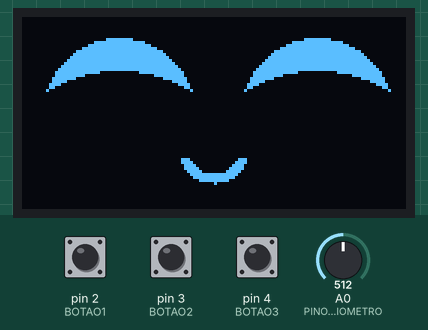
Recording of a sketch running on a simulated Arduino Uno, built with avr-gcc and run on an emulated ATmega328P. On the bench: 128×64 one-colour display. Inputs (shaded band) come from the test bench; at power-on: pin 4 (BOTAO3) HIGH, A0 (PINO_POTENCIOMETRO) = 512, pin 2 (BOTAO1) HIGH, pin 3 (BOTAO2) HIGH. Random numbers use the default seed unless the sketch sets one.

Above: at 2.7 s.
2.8 s: pin 4 (BOTAO3) pulled LOW for 1 s
At 4.8 s:
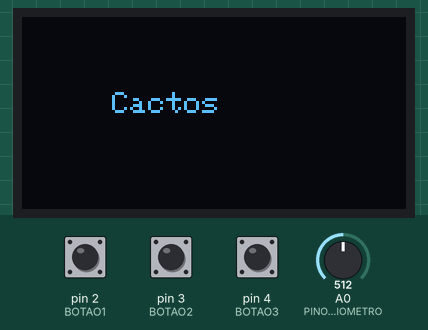
5.3 s: A0 (PINO_POTENCIOMETRO) set to 107
At 8.2 s:
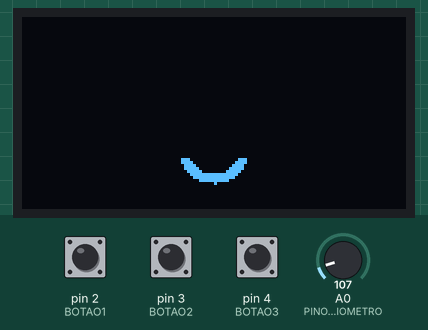
8.3 s: A0 (PINO_POTENCIOMETRO) set to 92
10.4 s: pin 2 (BOTAO1) pulled LOW for 0.15 s
At 11.2 s:
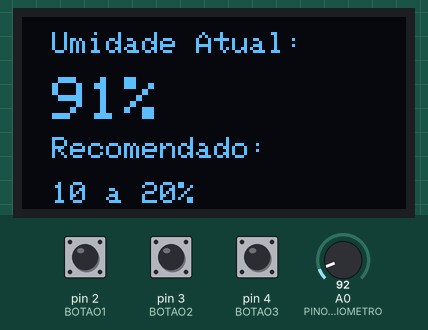
13.5 s: pin 3 (BOTAO2) pulled LOW for 0.15 s
At 14.7 s:
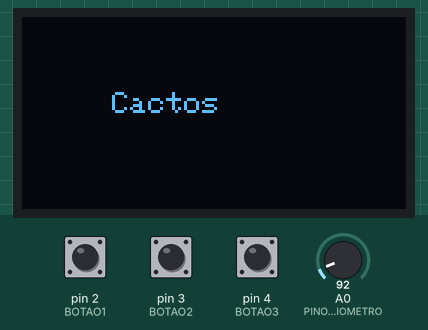
16.6 s: pin 2 (BOTAO1) pulled LOW for 3.2 s
At 31.87 s:
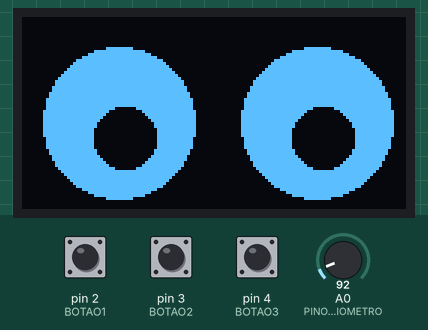
Timing chart, 0 to 33.4 s (numbered marks = the images above; inputs shaded):
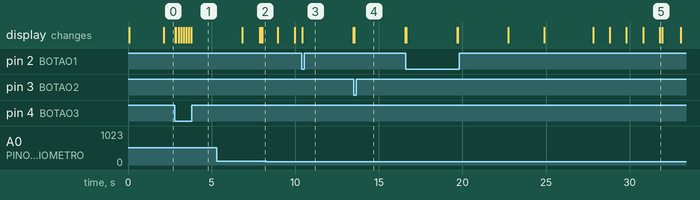

The sketch:

CodeFinal-II.ino
```cpp
/*   (PET SEMETARY - RAMONES)
Código em desenvolvimento....
  ___________________________________________
 |             MAV II - DIP II               |
 |                 iNovaX                    |
 |André_Monção - Julio_Oscar - Rafael_Xavier |
 |___________________________________________|

Incluir Bibliotecas. Adafruit é a do OLED*/
#include <Wire.h>
#include <Adafruit_GFX.h>
#include <Adafruit_SSD1306.h>
#include "AnimacaoOlhos.h"  // Incluindo a biblioteca de animação dos olhos

// Definindo o pino do display OLED
#define SCREEN_WIDTH 128
#define SCREEN_HEIGHT 64
#define OLED_RESET -1
#define OLED_ADDR 0x3C
// Endereço I2C do display OLED SSD1306

/* Definindo os modos de planta. Escolhi em base de quantidade de umidade,
sendo cacto baixo, suculentas medias, e sambaias altas. A escolha são apenas
para exemplos, não uso real sendo possivel alterações futuramente. */

#define SUCULENTA 0
#define CACTOS 1
#define SAMAMBAIA 2

// Definindo o pino para o sensor de umidade
const int PINO_POTENCIOMETRO = A0; // Simulador não tem o sensor HW-080
int umidade;
int umidadeMinima = 40; // Umidade mínima ideal (valor inicial para suculentas)
int umidadeMaxima = 60; // Umidade máxima ideal (valor inicial para suculentas)

Adafruit_SSD1306 display(SCREEN_WIDTH, SCREEN_HEIGHT, &Wire, OLED_RESET);
AnimacaoOlhos animacao(display);  // Instanciando o objeto de animação dos olhos

// Variáveis para botões
const int BOTAO1 = 2;
const int BOTAO2 = 3;
const int BOTAO3 = 4;
int modoAtual = SUCULENTA; // 0: suculenta, 1: cactos, 2: samambaia
bool selecionandoModo = false;
unsigned long tempoTela = 0;

// Variáveis para controle de tempo não bloqueante
unsigned long tempoAnterior = 0;
const unsigned long intervaloAnimacao = 500; // Intervalo para animação (500ms)

void setup() {
  if (!display.begin(SSD1306_SWITCHCAPVCC, 0x3C)) {
    while (true); // Loop infinito caso o display falhe
  }

  // Usei 3 botões pois tive dificuldade com 2 botões, na hora de trocar o modo ele bugava.
  pinMode(BOTAO1, INPUT_PULLUP); // Mostra a % do sensor
  pinMode(BOTAO2, INPUT_PULLUP); // Mostra o Modo Atual
  pinMode(BOTAO3, INPUT_PULLUP); // Troca o Modo da planta.

  // Inicializando os olhos
  display.clearDisplay(); // Limpa o display
  display.setTextSize(1); // Reduzindo o tamanho da fonte
  display.setTextColor(WHITE); // White aqui significa que o LED vai acender
  display.display(); // Exibe o display
  animacao.expressaoBase(); // Exibe a expressão base
  atualizarFaixaUmidade(); // Inicializa as faixas de umidade de acordo com modo atual
}

///////////////////////////////VOID LOOP///////////////////////////////////////////////

void loop() {
  // Escolhi usar millis para que os botões sejam instantâneos e não tenham que esperar o fim do delay
  static unsigned long tempoAnterior = 0; // Armazena o tempo da última execução
  static int etapa = 0; // Controla a etapa atual da animação
  static int angulos[3]; // Armazena os ângulos das pupilas
  static int indiceAngulo = 0; // Controla o índice do ângulo atual

  unsigned long tempoAtual = millis(); // Tempo atual

  // Ler a umidade do solo
  int leitura = analogRead(PINO_POTENCIOMETRO);
  umidade = map(leitura, 0, 1023, 0, 100);

  // Verificar interações com os botões
  if (digitalRead(BOTAO1) == LOW) {
    exibirFaixaUmidade();
    resetarTempoTela();
    aguardarEntrada();
  }

  if (digitalRead(BOTAO2) == LOW) {
    exibirModoAtual();
    resetarTempoTela();
    aguardarEntrada();
  }

  if (digitalRead(BOTAO3) == LOW) {
    selecionarModo();
  }

  // Lógica das animações e expressões
  // Muito MasterMind usar uma switch case para executar as animações, eu estava com muita dificuldade nessa parte, vlw Otavio...

  switch (etapa) {
    case 0: // Exibir a expressão base
      display.clearDisplay();
      animacao.expressaoBase();
      if (tempoAtual - tempoAnterior >= 2000) { // Espera 2 segundos
        tempoAnterior = tempoAtual;
        etapa = 1; // Passa para a próxima etapa
      }
      break;

    case 1: // Exibir a expressão com base na umidade
      definirExpressao(); // Chama a função que define a expressão com base na umidade
      if (tempoAtual - tempoAnterior >= 2000) { // Espera 2 segundos
        tempoAnterior = tempoAtual;
        etapa = 2; // Passa para a próxima etapa
      }
      break;

    case 2: // Gerar ângulos aleatórios para as pupilas
      for (int i = 0; i < 3; i++) {
        angulos[i] = random(0, 360);
      }
      etapa = 3; // Passa para a próxima etapa
      break;

    case 3: // Mover as pupilas para os ângulos gerados
      if (indiceAngulo < 5) {
        if (tempoAtual - tempoAnterior >= 1000) { // Espera 1000ms para cada movimento
          tempoAnterior = tempoAtual;
          animacao.MoverPupilasParaAngulo(angulos[indiceAngulo]);
          indiceAngulo++;
        }
      } else {
        indiceAngulo = 0; // Reinicia o índice dos ângulos
        etapa = 4; // Passa para a próxima etapa
      }
      break;

    case 4: // Piscar os olhos
      animacao.piscar();
      if (tempoAtual - tempoAnterior >= 1000) { // Espera 1000ms após piscar
        tempoAnterior = tempoAtual;
        etapa = 0; // Volta para a primeira etapa (expressão base)
      }
      break;
  }
}

/* Em resumo o Switch e Case são usados para dividir a animação em etapas. Cada case representa uma etapa da animação
(expressão base, expressão com base da umidade, piscar, etc...)
 O tempo de Cada etapa é controlado pelo "millis" o que garante que o programa não fique bloqueado como seria com "delay".
Após a última etapa o ciclo reinicia, criando uma animação contínua :D
 Eu tentei usar Interrupt e Flags para os botões mas travava as animações.*/

///////////////////////////////////FIM VOID LOOP//////////////////////////////////////

// Função para atualizar a faixa de umidade conforme modoAtual
void atualizarFaixaUmidade() {
  if (modoAtual == SUCULENTA) {
    umidadeMinima = 40;
    umidadeMaxima = 60;
  } else if (modoAtual == CACTOS) {
    umidadeMinima = 10;
    umidadeMaxima = 20;
  } else if (modoAtual == SAMAMBAIA) {
    umidadeMinima = 40;
    umidadeMaxima = 70;
  }
}

// Função para definir a expressão com base na umidade
void definirExpressao() {
  if (umidade < umidadeMinima) {
    animacao.expressaoTriste(); // Exibe expressão triste se a umidade estiver baixa
  } else if (umidade >= umidadeMinima && umidade <= umidadeMaxima) {
    animacao.expressaoFeliz(); // Exibe expressão feliz se a umidade estiver ideal
  } else {
    animacao.expressaoCansado(); // Exibe expressão cansada se a umidade estiver alta
  }
  display.display(); // Atualiza o display com a expressão
}

//////////////////////////VOIDS BOTOES///////////////////////////////////////////////////

void exibirFaixaUmidade() {
  int leitura = analogRead(PINO_POTENCIOMETRO);
  int porcentagem = map(leitura, 1023, 0, 0, 100);

  display.clearDisplay();
  display.setTextSize(1);
  display.setCursor(10, 5);
  display.print("Umidade Atual: ");
  display.setCursor(10, 20);
  display.setTextSize(2);
  display.print(porcentagem);
  display.print("%");

  display.setTextSize(1);
  display.setCursor(10, 40);
  display.print("Recomendado: ");
  display.setCursor(10, 55);

  if (modoAtual == SUCULENTA) {
    display.print("40 a 60%"); // Faixa recomendada para suculentas
  } else if (modoAtual == CACTOS) {
    display.print("10 a 20%"); // Faixa recomendada para cactos
  } else {
    display.print("40 a 70%"); // Faixa recomendada para samambaias
  }
  display.display();
}

void exibirModoAtual() {
  display.clearDisplay();
  display.setCursor(30, 25);
  if (modoAtual == SUCULENTA) {
    display.print("Suculenta");
  } else if (modoAtual == CACTOS) {
    display.print("Cactos");
  } else {
    display.print("Samambaia");
  }
  display.display();
}

void selecionarModo() {
  selecionandoModo = true;
  resetarTempoTela(); // Para não ficar travado na tela esperando uma ação
  while (millis() - tempoTela < 3000) {
    display.clearDisplay();
    display.setCursor(30, 25);
    if (modoAtual == SUCULENTA) {
      display.print("Suculenta");
    } else if (modoAtual == CACTOS) {
      display.print("Cactos");
    } else {
      display.print("Samambaia");
    }
    display.display();

    if (digitalRead(BOTAO3) == LOW) {
      alternarModo();
      resetarTempoTela(); // Antes dessa opção ele estava somando o tempo ao apertar os botões.
      delay(50);
      display.clearDisplay();
      delay(50);
    }
    if (digitalRead(BOTAO2) == LOW) {
      confirmarModo();
      return;
    }
  }
  confirmarModo();
}

void alternarModo() {
  if (modoAtual == SUCULENTA) {
    modoAtual = CACTOS;
  } else if (modoAtual == CACTOS) {
    modoAtual = SAMAMBAIA;
  } else {
    modoAtual = SUCULENTA;
  }
  atualizarFaixaUmidade();
  exibirModoAtual();
}

void confirmarModo() {
  display.clearDisplay();
  display.setCursor(40, 25);
  display.print("OK");
  display.display();
  delay(1000);
  animacao.expressaoBase();
}

void resetarTempoTela() {
  tempoTela = millis();
}

/* A função abaixo aguarda 5 segundos por uma interação do usuário. Se o BOTAO2 for pressionado, exibe o
modo atual e aguarda outra interação por 5 segundos. Se o BOTAO1 ou BOTAO3 for pressionado durante esse tempo,
executa ações específicas e encerra a função. E se nenhum botão for pressionado, volta para a tela inicial após 5 segundos.
Ela é necessária para voltar a tela inicial */
void aguardarEntrada() {
  while (millis() - tempoTela < 3000) {
    if (digitalRead(BOTAO2) == LOW) {
      exibirModoAtual();
      resetarTempoTela();
      while (millis() - tempoTela < 3000) {
        if (digitalRead(BOTAO1) == LOW) {
          animacao.expressaoBase();
          return;
        }
        if (digitalRead(BOTAO3) == LOW) {
          selecionarModo();
          return;
        }
      }
      animacao.expressaoBase();
      return;
    }
  }
  animacao.expressaoBase();
}

// Este código ainda está sujeito a alterações!!! Irei deixar os artigos de referências em outra pasta para consultas.
```

AnimacaoOlhos.cpp
```cpp
#include "AnimacaoOlhos.h"

AnimacaoOlhos::AnimacaoOlhos(Adafruit_SSD1306 &display) : _display(display) {
    CentroOlhoX1 = _display.width() / 1.3;
    CentroOlhoY1 = _display.height() / 2;
    CentroOlhoX2 = _display.width() / 4;
    CentroOlhoY2 = _display.height() / 2;

    PupilaX1 = CentroOlhoX1;
    PupilaY1 = CentroOlhoY1;
    PupilaX2 = CentroOlhoX2;
    PupilaY2 = CentroOlhoY2;
}

void AnimacaoOlhos::desenharOlhos() {
    _display.clearDisplay();
    _display.fillCircle(CentroOlhoX1, CentroOlhoY1, RaioOcular, WHITE);
    _display.fillCircle(CentroOlhoX2, CentroOlhoY2, RaioOcular, WHITE);
    _display.fillCircle(PupilaX1, PupilaY1, TamanhoPupila, BLACK);
    _display.fillCircle(PupilaX2, PupilaY2, TamanhoPupila, BLACK);
    _display.display();
}

void AnimacaoOlhos::MoverPupilasParaAngulo(int angulo) {
    int distancia = random(0, RaioOcular - TamanhoPupila);

    int novaPupilaX1 = CentroOlhoX1 + distancia * cos(radians(angulo));
    int novaPupilaY1 = CentroOlhoY1 + distancia * sin(radians(angulo));
    int novaPupilaX2 = CentroOlhoX2 + distancia * cos(radians(angulo));
    int novaPupilaY2 = CentroOlhoY2 + distancia * sin(radians(angulo));

    int deslocamentoX1 = (novaPupilaX1 - PupilaX1) / 3;
    int deslocamentoY1 = (novaPupilaY1 - PupilaY1) / 3;
    int deslocamentoX2 = (novaPupilaX2 - PupilaX2) / 3;
    int deslocamentoY2 = (novaPupilaY2 - PupilaY2) / 3;

    CentroOlhoX1 += deslocamentoX1;
    CentroOlhoY1 += deslocamentoY1;
    CentroOlhoX2 += deslocamentoX2;
    CentroOlhoY2 += deslocamentoY2;

    PupilaX1 = novaPupilaX1;
    PupilaY1 = novaPupilaY1;
    PupilaX2 = novaPupilaX2;
    PupilaY2 = novaPupilaY2;

    RestringirPosicaoPupila(CentroOlhoX1, CentroOlhoY1, PupilaX1, PupilaY1);
    RestringirPosicaoPupila(CentroOlhoX2, CentroOlhoY2, PupilaX2, PupilaY2);

    _display.clearDisplay();
    _display.fillCircle(CentroOlhoX1, CentroOlhoY1, RaioOcular, WHITE);
    _display.fillCircle(CentroOlhoX2, CentroOlhoY2, RaioOcular, WHITE);
    _display.fillCircle(PupilaX1, PupilaY1, TamanhoPupila, BLACK);
    _display.fillCircle(PupilaX2, PupilaY2, TamanhoPupila, BLACK);
    _display.display();
}

void AnimacaoOlhos::RestringirPosicaoPupila(int CentroOlhoX, int CentroOlhoY, int &PupilaX, int &PupilaY) {
    if (PupilaX < CentroOlhoX - RaioOcular + TamanhoPupila) PupilaX = CentroOlhoX - RaioOcular + TamanhoPupila;
    if (PupilaX > CentroOlhoX + RaioOcular - TamanhoPupila) PupilaX = CentroOlhoX + RaioOcular - TamanhoPupila;
    if (PupilaY < CentroOlhoY - RaioOcular + TamanhoPupila) PupilaY = CentroOlhoY - RaioOcular + TamanhoPupila;
    if (PupilaY > CentroOlhoY + RaioOcular - TamanhoPupila) PupilaY = CentroOlhoY + RaioOcular - TamanhoPupila;
}

void AnimacaoOlhos::piscar() {
    for (int i = 1; i <= 32; i++) {
        if (i >= 16 && i <= 48) continue;
        _display.drawLine(0, i - 1, _display.width() - 1, i - 1, BLACK);
        _display.drawLine(0, _display.height() - i, _display.width() - 1, _display.height() - i, BLACK);
    }
    _display.display();
    delay(5);

    for (int i = 1; i <= 32; i++) {
        if (i >= 25 && i <= 39) continue;
        _display.drawLine(0, i - 1, _display.width() - 1, i - 1, BLACK);
        _display.drawLine(0, _display.height() - i, _display.width() - 1, _display.height() - i, BLACK);
    }
    _display.display();
    delay(5);

    for (int i = 1; i <= 32; i++) {
        if (i >= 32 && i <= 32) continue;
        _display.drawLine(0, i - 1, _display.width() - 1, i - 1, BLACK);
        _display.drawLine(0, _display.height() - i, _display.width() - 1, _display.height() - i, BLACK);
    }
    _display.display();
    delay(5);

    _display.clearDisplay();
    _display.display();
    delay(5);
}

void AnimacaoOlhos::expressaoCansado() {
    for (int i = 0; i <= 26; i++) {
        _display.drawLine(0, i, _display.width() - 1, i, BLACK);
    }
    _display.display();
}

void AnimacaoOlhos::expressaoTriste() {
    int x1 = 0, y1 = 0;
    int x2 = _display.width() / 2, y2 = 0;
    int x3 = 0, y3 = _display.height() / 2;

    _display.fillTriangle(x1, y1, x2, y2, x3, y3, BLACK);

    int x4 = _display.width() - 1, y4 = 0;
    int x5 = _display.width() / 2, y5 = 0;
    int x6 = _display.width() - 1, y6 = _display.height() / 2;

    int x_centro = _display.width() / 2;
    int y_centro = _display.height() - 5;
    int raio = 8;
    int espessura = 2;

    for (int i = 200; i <= 340; i++) {
        for (int j = -espessura; j <= espessura; j++) {
            int x = x_centro + raio * cos(i * PI / 180);
            int y = y_centro + raio * sin(i * PI / 180);
            _display.drawPixel(x, y, WHITE);
        }
    }

    _display.fillTriangle(x4, y4, x5, y5, x6, y6, BLACK);
    _display.display();
}

void AnimacaoOlhos::expressaoBase() {
    CentroOlhoX1 = _display.width() / 1.3;
    CentroOlhoY1 = _display.height() / 2;
    CentroOlhoX2 = _display.width() / 4;
    CentroOlhoY2 = _display.height() / 2;

    PupilaX1 = CentroOlhoX1;
    PupilaY1 = CentroOlhoY1;
    PupilaX2 = CentroOlhoX2;
    PupilaY2 = CentroOlhoY2;

    _display.clearDisplay();
    _display.fillCircle(CentroOlhoX1, CentroOlhoY1, RaioOcular, WHITE);
    _display.fillCircle(CentroOlhoX2, CentroOlhoY2, RaioOcular, WHITE);
    _display.fillCircle(PupilaX1, PupilaY1, TamanhoPupila, BLACK);
    _display.fillCircle(PupilaX2, PupilaY2, TamanhoPupila, BLACK);
    _display.display();
}

void AnimacaoOlhos::expressaoDesconfiado() {
    for (int i = 0; i <= 26; i++) {
        _display.drawLine(0, i, _display.width() - 1, i, BLACK);
    }
    int x1 = 0, y1 = _display.height() - 1;
    int x2 = _display.width() - 1, y2 = _display.height() - 1;
    int x3 = _display.width() / 2, y3 = _display.height() / 2;

    _display.fillTriangle(x1, y1, x2, y2, x3, y3, BLACK);
    _display.display();
}

void AnimacaoOlhos::expressaoFeliz() {
    int x1 = _display.width() / 4;
    int y1 = _display.height() - 1;
    int raio = 45;

    _display.fillCircle(x1, y1, raio, BLACK);

    int x2 = _display.width() / 1.3;
    int y2 = _display.height() - 1;

    _display.fillCircle(x2, y2, raio, BLACK);

    int x_centro1 = _display.width() / 2;
    int y_centro1 = _display.height() - 20;
    int raio2 = 10;
    int espessura = 1;

    for (int i = 20; i <= 160; i++) {
        for (int j = -espessura; j <= espessura; j++) {
            int x = x_centro1 + (raio2 + j) * cos(i * PI / 180);
            int y = y_centro1 + (raio2 + j) * sin(i * PI / 180);
            _display.drawPixel(x, y, WHITE);
        }
    }
    _display.display();
}
```

AnimacaoOlhos.h
```cpp
#ifndef ANIMACAOOLHOS_H
#define ANIMACAOOLHOS_H

#include <Adafruit_GFX.h>
#include <Adafruit_SSD1306.h>

class AnimacaoOlhos {
public:
    AnimacaoOlhos(Adafruit_SSD1306 &display);

    void desenharOlhos();
    void MoverPupilasParaAngulo(int angulo);
    void RestringirPosicaoPupila(int CentroOlhoX, int CentroOlhoY, int &PupilaX, int &PupilaY);
    void piscar();
    void expressaoCansado();
    void expressaoTriste();
    void expressaoBase();
    void expressaoDesconfiado();
    void expressaoFeliz();

private:
    Adafruit_SSD1306 &_display;

    int TamanhoPupila = 10;  // Tamanho das pupilas
    int RaioOcular = 25;  // Raio do globo ocular

    // Posição dos olhos
    int CentroOlhoX1;
    int CentroOlhoY1;
    int CentroOlhoX2;
    int CentroOlhoY2;

    // Posição das pupilas
    int PupilaX1;
    int PupilaY1;
    int PupilaX2;
    int PupilaY2;
};

#endif
```
